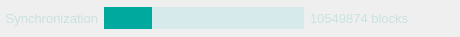
     <widget class="QWidget" name="wStatusBar" native="true">
      <property name="minimumSize">
       <size>
        <width>0</width>
        <height>37</height>
       </size>
      </property>
      <property name="maximumSize">
       <size>
        <width>16777215</width>
        <height>37</height>
       </size>
      </property>
      <property name="styleSheet">
       <string notr="true">#wStatusBar {
	background-color: #1cbbb4;
}
QLabel {
	color: #c8e1e1;
}</string>
      </property>
      <layout class="QHBoxLayout" name="horizontalLayout_6" stretch="0,1,0,1,0,0,0,0">
       <property name="margin">
        <number>0</number>
       </property>
       <item>
        <spacer name="horizontalSpacer_8">
         <property name="orientation">
          <enum>Qt::Horizontal</enum>
         </property>
         <property name="sizeType">
          <enum>QSizePolicy::Fixed</enum>
         </property>
         <property name="sizeHint" stdset="0">
          <size>
           <width>5</width>
           <height>20</height>
          </size>
         </property>
        </spacer>
       </item>
       <item>
        <widget class="QLabel" name="label_12">
         <property name="font">
          <font>
           <pointsize>10</pointsize>
          </font>
         </property>
         <property name="text">
          <string>Synchronization</string>
         </property>
         <property name="alignment">
          <set>Qt::AlignRight|Qt::AlignTrailing|Qt::AlignVCenter</set>
         </property>
        </widget>
       </item>
       <item>
        <widget class="QProgressBar" name="progressBar">
         <property name="minimumSize">
          <size>
           <width>200</width>
           <height>0</height>
          </size>
         </property>
         <property name="styleSheet">
          <string notr="true">QProgressBar {
    border: 0px solid grey;
	background-color: #d7eaeb;
}

QProgressBar::chunk {
    background-color: #00a99d;
    /*width: 20px;*/
}</string>
         </property>
         <property name="value">
          <number>24</number>
         </property>
         <property name="textVisible">
          <bool>false</bool>
         </property>
         <property name="format">
          <string/>
         </property>
        </widget>
       </item>
       <item>
        <widget class="QLabel" name="label_13">
         <property name="font">
          <font>
           <pointsize>10</pointsize>
          </font>
         </property>
         <property name="text">
          <string>10549874 blocks</string>
         </property>
        </widget>
       </item>
       <item>
        <spacer name="horizontalSpacer_6">
         <property name="orientation">
          <enum>Qt::Horizontal</enum>
         </property>
         <property name="sizeHint" stdset="0">
          <size>
           <width>20</width>
           <height>20</height>
          </size>
         </property>
        </spacer>
       </item>
       <item>
        <widget class="QLabel" name="label_14">
         <property name="text">
          <string notr="true"/>
         </property>
         <property name="pixmap">
          <pixmap resource="../res.qrc">:/res/connection_1.png</pixmap>
         </property>
        </widget>
       </item>
       <item>
        <widget class="QLabel" name="label_15">
         <property name="text">
          <string/>
         </property>
         <property name="pixmap">
          <pixmap resource="../res.qrc">:/res/sync_1.png</pixmap>
         </property>
        </widget>
       </item>
       <item>
        <spacer name="horizontalSpacer_7">
         <property name="orientation">
          <enum>Qt::Horizontal</enum>
         </property>
         <property name="sizeType">
          <enum>QSizePolicy::Fixed</enum>
         </property>
         <property name="sizeHint" stdset="0">
          <size>
           <width>5</width>
           <height>20</height>
          </size>
         </property>
        </spacer>
       </item>
      </layout>
     </widget>
